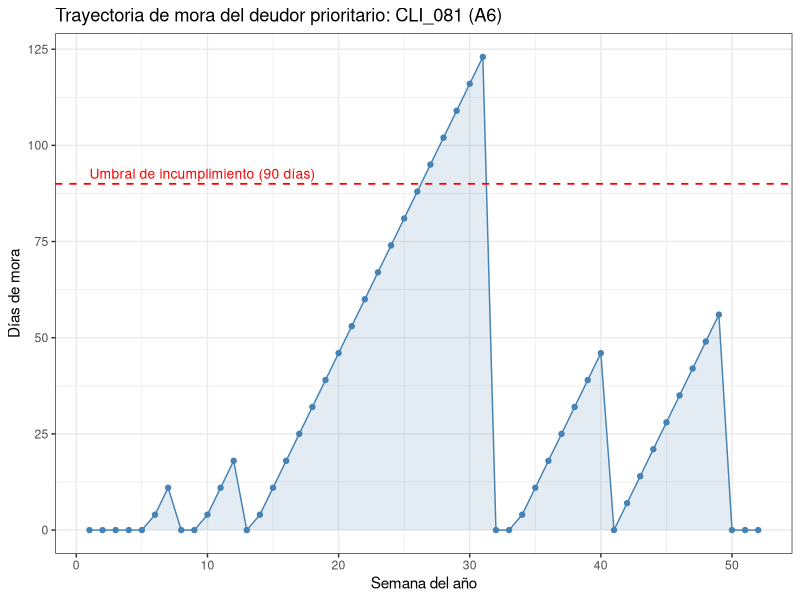
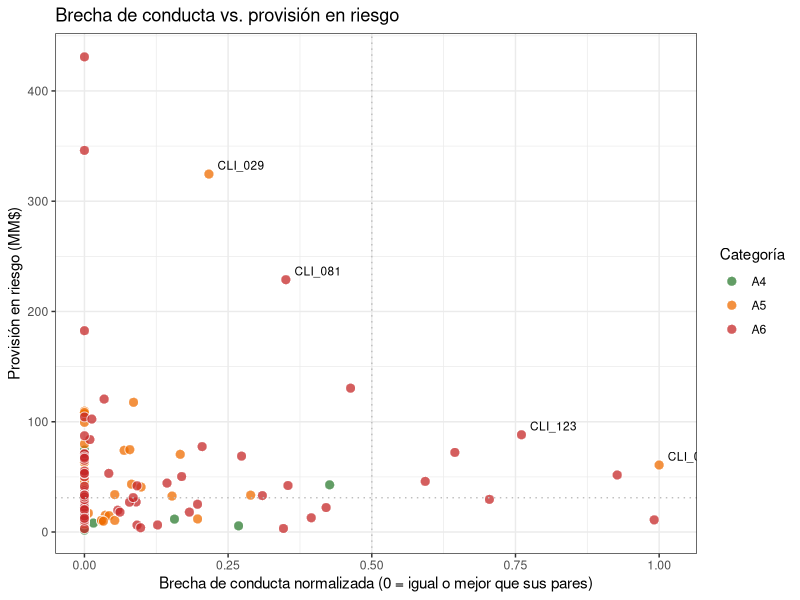
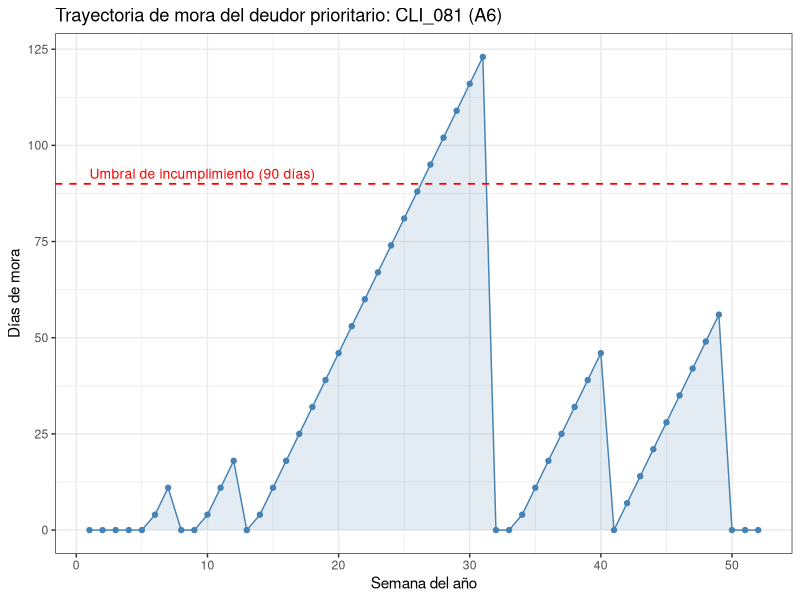
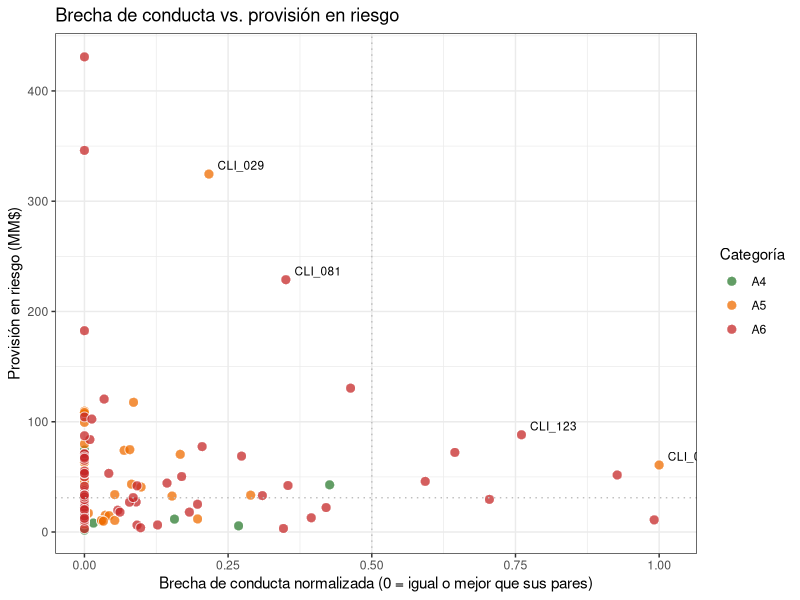

Reproduce these figures in R, in order. (Note: this script raises an error after producing the figures.)

# ===============================================================================
# UNIVERSIDAD DE CHILE - FACULTAD DE ECONOMÍA Y NEGOCIOS
# Diploma en Ciencia de Datos para las Finanzas
# Módulo: Finanzas en R - Profesor Sebastian Egaña

# PROYECTO FINAL
# Autor: Felipe Zúñiga
# Octubre 2026
# ===============================================================================

# MODELO DE FOCALIZACIÓN DE REVISIÓN PARA CARTERA COMERCIAL MAYORISTA A4-A6

# Construye una fila de espera priorizada de revisión para una cartera de 137
# deudores comerciales evaluados individualmente, a partir de su comportamiento
# de pago histórico y del impacto en provisiones de una eventual migración de
# categoría.

# -------------------------------------------------------------------------------
# 1. PROBLEMA QUE RESUELVE
# -------------------------------------------------------------------------------
# En banca mayorista el seguimiento de riesgo se realiza cliente por cliente. El
# analista dispone de tiempo limitado y de una cartera que excede su capacidad de
# revisión exhaustiva, por lo que debe decidir a quién mirar primero.

# La clasificación normativa ya incorpora el riesgo de cada deudor, pero dentro de
# un mismo tramo conviven comportamientos de pago muy distintos. Un deudor A4 que
# se comporta como un A6 constituye una inconsistencia entre conducta observada y
# categoría vigente, y es ese caso el que conviene revisar primero.

# El foco se restringe a A4-A6: en A1-A3 el riesgo no obedece principalmente a
# comportamiento de pago, mientras que en cartera subestándar (B) y en
# incumplimiento (C) el deudor ya está bajo seguimiento intensivo y la provisión
# ya recoge el deterioro. A4-A6 es la zona de frontera, donde cada escalón de
# migración tiene un costo material.

# EL MODELO NO RECLASIFICA. ORDENA.
# La decisión de reclasificar sigue siendo del analista.

# El insumo principal es un informe semanal de mora que hoy se recibe cada lunes
# con corte al viernes anterior, por semana y no acumulado. Al no almacenarse, la
# trayectoria se pierde. Este programa reconstruye esa serie histórica, que hoy no
# existe en el proceso.

# -------------------------------------------------------------------------------
# 2. DATOS SINTÉTICOS (declaración explícita)
# -------------------------------------------------------------------------------
# Por confidencialidad, la totalidad de los datos es ficticia y generada por
# simulación con semilla fija, lo que garantiza reproducibilidad. No se utiliza información
# real de clientes.

# Las probabilidades de pago semanal fueron calibradas por simulación de modo que
# la frecuencia de deudores que alcanzan 90 días de mora se aproxime a las
# probabilidades de incumplimiento normativas de cada categoría (A4: 2,00%;
# A5: 4,75%; A6: 10,00%). El comportamiento no fue inventado: se ajustó contra la
# norma.

# Verificación de la calibración: la configuración final del generador -que
# incorpora el desfase del vencimiento respecto del cierre de mes y la dispersión
# de probabilidades entre deudores de una misma categoría- produce PI observadas
# de 2,53%, 5,80% y 12,57% para A4, A5 y A6 respectivamente. El sesgo al alza es
# del orden del 25% en las tres categorías y responde a la convexidad de la
# relación entre probabilidad semanal de pago y probabilidad anual de alcanzar
# 90 días de mora. Al ser un sesgo de escala aproximadamente uniforme, preserva el
# ordenamiento relativo entre categorías, que es lo que el modelo utiliza.

# -------------------------------------------------------------------------------
# 3. LÓGICA DEL MODELO
# -------------------------------------------------------------------------------
#     Prioridad = brecha de conducta (0 a 1) x provisión en riesgo (MM$)

#   - Brecha de conducta: residuo de una regresión que explica el comportamiento
#     de pago observado a partir de la categoría vigente, ingresada como
#     variable categórica (factor). Así el valor esperado de cada deudor es el
#     promedio de conducta de su categoría, sin suponer que los saltos entre
#     A4, A5 y A6 son iguales. Un residuo positivo indica que el deudor se
#     comporta peor que el promedio de sus pares de igual clasificación.
#     Los residuos negativos se truncan en cero: comportarse mejor que lo esperado
#     no es motivo de revisión.

#   - Provisión en riesgo: diferencia entre la provisión constituida bajo la
#     categoría vigente y la que correspondería ante una migración de un escalón,
#     según la tabla de pérdida esperada del Capítulo B-1 del Compendio de Normas
#     Contables (PE = PI x PDI).

# Al multiplicar un factor entre 0 y 1 por un monto en pesos, el resultado se
# mantiene en pesos y se lee como: de la provisión que este deudor tiene en
# riesgo, qué parte está respaldada por una conducta anómala.

# ADVERTENCIA DE INTERPRETACIÓN: el índice de prioridad ordena, no cuantifica. No
# es una provisión esperada, porque la brecha no es una probabilidad de migración.
# Estimar esa probabilidad requeriría un modelo predictivo, expresamente fuera del
# alcance de este trabajo.

# -------------------------------------------------------------------------------
# 4. RESULTADOS DE APRENDIZAJE CUBIERTOS (5 de 6)
# -------------------------------------------------------------------------------
#   RA1  Contexto de R en el ecosistema ....... sección 5 de este encabezado
#   RA2  Objetos y tratamiento de datos ............ celdas 2 a 6
#   RA3  Operaciones matemáticas en finanzas ....... celda 7
#   RA4  Herramientas estadísticas ................. celda 8
#   RA5  Econometría básica ........................ celda 8

# -------------------------------------------------------------------------------
# 5. POR QUÉ R Y NO UNA PLANILLA (RA1)
# -------------------------------------------------------------------------------
#   - Simulación reproducible: 137 series de 52 semanas (7.124 observaciones)
#     generadas con semilla fija. En planilla exigiría igual número de celdas con
#     fórmulas volátiles, sin trazabilidad.
#   - Calibración iterativa: ajustar las probabilidades contra las PI normativas
#     requirió correr decenas de miles de simulaciones por cada valor candidato.
#     Inviable en planilla.
#   - Econometría integrada: lm() entrega coeficientes, significancia y
#     residuos sobre la misma base, sin exportar ni pegar entre herramientas.
#   - Parametrización: cambiar el tamaño de la cartera, el umbral de
#     incumplimiento o los pesos de cronicidad es modificar una línea y volver a
#     ejecutar.
#   - Auditabilidad: el proceso completo queda en un archivo de texto legible y
#     versionable. Las decisiones de modelamiento son explícitas, no están
#     escondidas dentro de celdas.

# R reúne en un mismo entorno la simulación, el manejo de datos, la econometría
# (nativa, sin librerías adicionales) y la salida a Excel, que es el formato en
# que el resultado se consume operativamente. Las dependencias quedan fijadas
# con renv, de modo que cualquier persona puede reproducir el resultado exacto.

# -------------------------------------------------------------------------------
# 6. PRINCIPALES RESULTADOS
# -------------------------------------------------------------------------------
#   - Cartera simulada: 137 deudores, 138.531 MM$ de exposición
#   - Provisión constituida: 9.722 MM$ | Provisión en riesgo: 6.489 MM$
#   - 8 deudores A4/A5 con EEFF desactualizados (5.040 MM$ de exposición):
#     incumplen el techo normativo A6 por control administrativo, sin necesidad
#     de análisis de riesgo
#   - Regresión conducta ~ categoría (factor): R2 = 0,142 (p < 0,001). La
#     relación es significativa, pero la categoría vigente explica apenas el
#     14,2% de la variación en comportamiento de pago; el 85,8% restante
#     ocurre DENTRO de las categorías. Este resultado no es una debilidad del
#     modelo: es su justificación. Si la clasificación explicara la conducta,
#     bastaría con revisar en orden de categoría.
#   - Mejora respecto de la versión 1 (categoría como número 4/5/6, R2 = 0,102):
#     el test F entre ambos modelos anidados rechaza el supuesto de saltos
#     iguales entre categorías (p = 0,014). En esta cartera los A5 muestran en
#     promedio mejor conducta que los A4, algo que una recta no puede
#     representar: en la versión 1 el residuo promedio era +0,76 en A4 y
#     -0,36 en A5 (en vez de 0), es decir, los A4 parecían peores que sus
#     pares y los A5 mejores, solo por la forma del modelo. El efecto
#     práctico es acotado: 9 de los 10 primeros de la fila de espera se
#     mantienen; sale CLI_004 (A4) y entra CLI_070 (A5), en la dirección
#     predicha. El deudor prioritario (CLI_081) no cambia.
#   - Comparación contra el criterio actual: de los 5 deudores con mayor provisión
#     en riesgo (criterio de tamaño), 3 presentan brecha de conducta nula. Bajo el
#     criterio vigente serían de las primeras carpetas abiertas sin que exista
#     señal que lo justifique.

# -------------------------------------------------------------------------------
# 7. SUPUESTOS Y LIMITACIONES
# -------------------------------------------------------------------------------
#   Sobre la simulación
#   - Vencimiento mensual aproximado a 4 semanas: genera 13 ciclos al año en vez
#     de 12.
#   - Vencimiento situado en la primera quincena, desfasado del cierre de mes,
#     replicando el calendario habitual de la cartera.
#   - Pago total o nulo: no se modelan abonos parciales, que en la práctica
#     reducen la mora sin llevarla a cero.
#   - La dispersión introducida en las probabilidades de pago sesga al alza la
#     frecuencia de incumplimientos, por la no linealidad entre probabilidad
#     semanal de pago y probabilidad anual de alcanzar 90 días.
#   - No se consideran garantías: la exposición se toma íntegra como afecta a
#     provisiones (EAP), lo que sobreestima la provisión en riesgo de deudores
#     con cobertura real.

#   Sobre los datos
#   - La observación semanal solo captura la mora vigente cada viernes. Un deudor
#     que entra y regulariza entre dos cortes resulta invisible.
#   - Los estados de cierre mensual se derivan de la serie semanal y no se generan
#     de forma independiente, para evitar inconsistencias entre ambas fuentes.

#   Sobre el modelo
#   - Con 137 observaciones y solo tres categorías, la regresión tiene poca
#     variación en la variable explicativa. Es una restricción del universo, no
#     del método: la banca mayorista tiene pocos deudores por definición. La
#     extensión a las seis categorías de cartera normal (calibrando A1: 0,520;
#     A2: 0,500; A3: 0,455 contra sus respectivas PI) es directa y queda
#     propuesta como continuación.
#   - Con solo 11 deudores A4, el promedio de conducta que sirve de referencia
#     para esa categoría se estima con poca precisión. La inversión observada
#     entre A4 y A5 es atribuible a ese ruido muestral: en el generador las
#     probabilidades de pago son monótonas por categoría.
#   - Los resultados dependen de la semilla: otra semilla produce otra cartera
#     simulada y, por lo tanto, otras cifras en la sección 6.
#   - La normalización de la brecha es relativa al máximo de la cartera vigente,
#     por lo que los puntajes no son comparables entre períodos distintos.
#   - Los umbrales de la columna de justificación son criterio experto, no
#     estimaciones.

# -------------------------------------------------------------------------------
# 8. SALIDAS
# -------------------------------------------------------------------------------
#   Archivos generados en el directorio de trabajo:
#       resultado_focalizacion.xlsx
#           Hoja "Fila de espera" : 137 deudores ordenados por índice de
#                                   prioridad, con columna de justificación
#           Hoja "Control EEFF"   : deudores A4/A5 con estados financieros
#                                   vencidos
#       grafico1_trayectoria.png  : trayectoria de mora del deudor prioritario
#       grafico2_dispersion.png   : brecha de conducta vs. provisión en riesgo

# ===============================================================================
# PRINCIPIOS DE DISEÑO APLICADOS
#   "Explícito es mejor que implícito"  -> todos los parámetros están declarados
#      con nombre en la celda 2; no hay constantes numéricas dentro de la lógica.
#   "Simple es mejor que complejo"      -> dos indicadores de comportamiento en
#      lugar de un score multivariado difícil de auditar.
#   "La legibilidad cuenta"             -> nombres de columnas autoexplicativos.
#   "Los casos especiales no son tan especiales como para quebrantar las reglas"
#      -> el control de EEFF opera como regla normativa separada, no como un
#      término más dentro del puntaje.
# ===============================================================================

# %%

#%% CELDA 1 - LIBRERÍAS
library(ggplot2)
library(writexl)

#%% CELDA 2 - PARÁMETROS
# =============================================================================
# Todos los supuestos del modelo viven acá. Para probar otro escenario basta
# modificar esta celda y volver a ejecutar el archivo completo.
# =============================================================================

# --- Reproducibilidad ---
set.seed(42)

# --- Salidas ---
# Ruta relativa a la raíz del proyecto (Proyecto Final R/), que es el
# directorio de trabajo en el que renv queda activo.
carpeta_salida <- "Entrega 02"

# --- Horizonte de simulación ---
semanas <- 52                    # un año de cortes semanales (viernes)
meses <- 12                      # un año de cierres mensuales
cada_cuantas_vence <- 4          # vencimiento mensual aproximado a 4 semanas
semana_del_vencimiento <- 2      # vence a mitad de mes, desfasado del cierre
dias_por_semana <- 7             # incremento del contador entre dos viernes
dias_incumplimiento <- 90        # umbral normativo de cartera en incumplimiento

# --- Comportamiento de pago por categoría ---
# Probabilidad de REGULARIZAR en una semana dada, estando ya en mora.
# No es la probabilidad de pagar en general: un A4 pasa la mayor parte del año
# en cero y solo cuando cae tarda en salir.
# Calibrada por simulación contra las PI del Capítulo B-1 (ver encabezado).
prob_por_categoria <- c(A4 = 0.355, A5 = 0.310, A6 = 0.262)
dispersion_prob <- 0.035         # dentro de una categoría no todos se comportan igual
prob_minima <- 0.05              # cotas de seguridad: una probabilidad
prob_maxima <- 0.95              # nunca puede salir de [0, 1]

# Calibración extendida, no usada en el modelo base (ver encabezado, sección 7):
# A1: 0.520 | A2: 0.500 | A3: 0.455

# --- Composición de la cartera ---
conteo_cartera <- c(A4 = 11, A5 = 46, A6 = 80)
mediana_exposicion <- 600        # millones de pesos
sigma_exposicion <- 0.9          # dispersión; genera la cola larga a la derecha
prop_eeff_vencidos <- 0.15       # 15% de la cartera con EEFF desactualizados
sectores <- c("Comercio", "Construcción", "Industria", "Agro",
            "Servicios", "Transporte")

# --- Ponderación de la cronicidad ---
gravedad <- c(O = 0, I = 1, V = 3)   # V pesa como tres impagos (criterio experto)
peso_mes_antiguo <- 0.5                # el mes más viejo pesa la mitad
peso_mes_reciente <- 1.5               # el más reciente, una vez y media

# --- Pérdida esperada = PI x PDI (Capítulo B-1, método estándar CMF) ---
pe_por_categoria <- c(
    A4 = 0.017500,   # 2,00%  x 87,5%
    A5 = 0.042750,   # 4,75%  x 90,0%
    A6 = 0.090000,   # 10,00% x 90,0%
    B1 = 0.138750   # 15,00% x 92,5%  (destino de migración de un A6)
)

# A qué categoría migra cada deudor si baja un escalón
migracion <- c(A4 = "A5", A5 = "A6", A6 = "B1")

# --- Umbrales de la columna de justificación (criterio experto) ---
umbral_severidad <- 30           # días de mora en el último corte
umbral_cronicidad <- 8           # puntaje ponderado de cierres mensuales
umbral_residuo <- 1              # desviación respecto de los pares

#%% CELDA 3 - PARTE 1.1: SERIE SEMANAL DE MORA
# =============================================================================
# Simula, para cada deudor, 52 cortes de viernes con días de mora.
#
# Mecánica del contador (diente de sierra):
#   - vale 0 mientras no exista cuota vencida impaga
#   - se activa al vencer una cuota que no se paga
#   - entre viernes consecutivos sube exactamente +7 si no hubo abono
#   - vuelve a 0 al pagar, y sigue en 0 hasta el próximo vencimiento
# El cero es el estado NORMAL, no el estado bueno.
# =============================================================================

# La cartera se arma repitiendo cada categoría según su conteo
categorias <- c()
for (categoria in names(conteo_cartera)) {
    categorias <- c(categorias, rep(categoria, conteo_cartera[[categoria]]))
}

todas_las_series <- list()            # nombre del deudor -> su serie de 52 semanas
categoria_por_cliente <- character()  # nombre del deudor -> su categoría vigente

for (i in seq_along(categorias)) {
    categoria <- categorias[i]
    nombre <- sprintf("CLI_%03d", i)   # CLI_001, CLI_002, ... CLI_137

    # Cada deudor recibe una probabilidad propia alrededor de la calibrada
    # para su categoría. Sin esta dispersión todos se comportarían igual y
    # el modelo no tendría anomalías que detectar.
    prob_pago <- rnorm(1, prob_por_categoria[[categoria]], sd = dispersion_prob)
    prob_pago <- min(max(prob_pago, prob_minima), prob_maxima)

    mora <- 0         # contador de días; parte al día
    serie <- c()      # acumula los 52 valores de este deudor

    for (semana in seq_len(semanas)) {

        # Moneda cargada: sale TRUE con probabilidad prob_pago
        pago <- rbinom(1, size = 1, prob = prob_pago) == 1

        if (mora > 0) {                         # CASO A: venía en mora
            if (pago) {
                mora <- 0                       # regularizó: el contador se reinicia
            } else {
                mora <- mora + dias_por_semana  # nadie abonó: pasaron 7 días
            }
        } else {                                # CASO B: venía al día
            # El módulo convierte el contador de semanas en un evento
            # periódico: es verdadero en las semanas 2, 6, 10, 14...
            vence <- (semana %% cada_cuantas_vence == semana_del_vencimiento)
            if (vence && !pago) {
                # Arranca entre 1 y 7 días según el día en que cayó el
                # vencimiento dentro de la semana (sample toma uno de 1:7)
                mora <- sample(1:dias_por_semana, 1)
            }
        }

        serie <- c(serie, mora)
    }   # fin loop semanas

    todas_las_series[[nombre]] <- serie
    categoria_por_cliente[[nombre]] <- categoria
}   # fin loop deudores
# Cada elemento de la lista se convierte en una columna: 52 filas x 137 columnas
base_mora <- as.data.frame(todas_las_series)

#%% CELDA 4 - PARTE 1.2: ESTADO DE CIERRE MENSUAL (O / I / V)
# =============================================================================
# Traduce la serie semanal a los 12 estados de cierre de mes.
#
# Se derivan de la serie semanal y no se generan aparte: en el sistema de
# origen ambos informes salen de la misma cartera, así que sortearlos por
# separado produciría contradicciones (un cierre "O" en un mes con 30 días
# de mora en la serie).
# =============================================================================

# Glosario de los estados, ordenados por gravedad creciente
estados_def <- c(O = "Operativo", I = "Impago", V = "Vencido")

estados <- list()

for (cada_cliente in names(base_mora)) {

    lista_estados <- c()

    for (mes in seq_len(meses)) {

        # El cierre de cada mes cae en la última semana del bloque
        semana_cierre <- mes * cada_cuantas_vence
        mora_cierre <- base_mora[semana_cierre, cada_cliente]

        # El orden de las preguntas importa: la más específica va primero.
        # Si se preguntara por "mayor que cero" antes que por el umbral de
        # incumplimiento, ningún caso llegaría a clasificarse como "V".
        if (mora_cierre == 0) {
            estado <- "O"
        } else if (mora_cierre >= dias_incumplimiento) {
            estado <- "V"
        } else {
            estado <- "I"
        } 
        lista_estados <- c(lista_estados, estado)
    }
    # Se guarda al terminar los 12 meses, no dentro del loop mensual
    estados[[cada_cliente]] <- lista_estados
}
base_estado <- as.data.frame(estados)

#%% CELDA 5 - PARTE 1.3: CARTERA BASE
# =============================================================================
# Atributos de cada deudor. A diferencia de las dos tablas anteriores, esta
# no tiene dimensión temporal: es una foto.
# =============================================================================

n_clientes <- length(categorias)

base_clientes <- data.frame(
    Categoria = categorias,

    # Sorteo simple entre los sectores definidos
    Sector = sample(sectores, n_clientes, replace = TRUE),

    # Lognormal y no normal: reproduce la concentración típica de una cartera
    # mayorista, donde unos pocos deudores acumulan buena parte de la
    # exposición. Es esa asimetría la que hace que ponderar por provisión en
    # riesgo cambie efectivamente el orden de la fila de espera.
    Exposicion = round(rlnorm(n_clientes, meanlog = log(mediana_exposicion),

                              sdlog = sigma_exposicion), 0),
    # Comparar un aleatorio contra un umbral produce el porcentaje buscado
    EEFF_vigentes = runif(n_clientes) > prop_eeff_vencidos,
    row.names = names(base_mora)
)

#%% CELDA 6 - PARTE 2: INDICADORES DE COMPORTAMIENTO
# =============================================================================
# Dos indicadores, no diez. Con 137 deudores un score de muchas variables es
# imposible de auditar y nadie confía en él. La correlación entre ambos es
# baja (0,23), de modo que no son redundantes: miden cosas distintas.
# =============================================================================

# --- Severidad: qué tan profunda es la mora HOY ---
severidad <- unlist(base_mora[semanas, ])      # fila 52 = último corte disponible

# --- Cronicidad: qué tan repetitivo es el problema ---
# Las letras no se pueden sumar, así que primero se traducen a números:
# cada estado O / I / V se reemplaza por su peso en el vector gravedad.
base_num <- sapply(base_estado, function(columna) unname(gravedad[columna]))

# Tres tropiezos recientes no son lo mismo que tres de hace un año.
# Los pesos se reparten parejo entre 0,5 y 1,5; el promedio es 1,
# así que la ponderación no distorsiona la escala.
pesos <- seq(peso_mes_antiguo, peso_mes_reciente, length.out = meses)

# Cada FILA (mes) se multiplica por su peso; colSums() suma hacia abajo
# y deja un número por deudor.
cronicidad <- colSums(pesos * base_num)

indicadores <- data.frame(
    Severidad = severidad,
    Cronicidad = cronicidad
)


#%% CELDA 7 - PARTE 3: PROVISIONES (CAPÍTULO B-1)
# =============================================================================
# Cuantifica el costo en pesos de una eventual migración de un escalón.
# =============================================================================

# Indexar un vector con nombres traduce cada categoría a su pérdida esperada
base_clientes$PE_actual <- unname(pe_por_categoria[base_clientes$Categoria])
base_clientes$Provision_actual <- base_clientes$Exposicion * base_clientes$PE_actual

# Dos traducciones encadenadas: primero a qué categoría migra, y recién con
# esa categoría en mano se busca su pérdida esperada.
base_clientes$Categoria_migrada <- unname(migracion[base_clientes$Categoria])
base_clientes$PE_migrada <- unname(pe_por_categoria[base_clientes$Categoria_migrada])
base_clientes$Provision_migrada <-  base_clientes$Exposicion * base_clientes$PE_migrada

# Provisión en riesgo: cuántos millones adicionales habría que constituir
base_clientes$Provision_riesgo <- base_clientes$Provision_migrada -
                                  base_clientes$Provision_actual

#%% CELDA 8 - PARTE 4: ESTADÍSTICA Y REGRESIÓN
# =============================================================================
# La regresión explica la CONDUCTA a partir de la CATEGORÍA, y no al revés.
# Así el valor ajustado es "cuánta mora se espera de un deudor de esta
# clasificación", y el residuo mide cuánto se aparta de sus propios pares.
# La comparación contra pares de igual categoría queda incorporada en la
# regresión misma.
#
# El modelo es descriptivo, no predictivo: caracteriza la relación existente
# en la cartera observada, no anticipa eventos futuros.
# =============================================================================

# Ambas tablas usan los códigos de deudor como nombres de fila y en el mismo
# orden; se verifica antes de pegarlas columna a columna.
stopifnot(identical(rownames(base_clientes), rownames(indicadores)))
datos <- cbind(base_clientes, indicadores)
datos$Categoria_num <- unname(c(A4 = 4, A5 = 5, A6 = 6)[datos$Categoria])

# --- 4.1 Estadística descriptiva ---
vars <- c("Severidad", "Cronicidad", "Exposicion", "Provision_riesgo")
describir <- function(x) c(n = length(x), media = mean(x), desv = sd(x), quantile(x))
print(round(sapply(datos[vars], describir), 2))
print(aggregate(cbind(Severidad, Cronicidad) ~ Categoria, data = datos,
                FUN = function(x) round(describir(x), 2)))

# --- 4.2 Matriz de correlaciones ---
# Verifica si los indicadores aportan información independiente.
# Exposición vs. Provisión en riesgo da 0,99: priorizar por provisión en
# riesgo es casi priorizar por tamaño. Cronicidad vs. Exposición da 0,09:
# la conducta casi no tiene relación con el tamaño, y por eso multiplicarlas
# genera información en vez de reforzar un mismo eje.
print(round(cor(datos[vars]), 3))

# --- Índice de conducta ---
# Severidad llega a 102 y cronicidad a 17,7. Sin estandarizar, la primera
# aplastaría a la segunda solo por tener otra escala.
# scale() devuelve una matriz; as.numeric() la deja como vector.
datos$Conducta <- as.numeric(scale(datos$Severidad)) + as.numeric(scale(datos$Cronicidad))

# --- 4.3 Regresión por mínimos cuadrados ordinarios ---
# La categoría entra como FACTOR y no como número (4, 5, 6). Como número,
# el modelo ajusta una sola pendiente y supone que el salto de conducta
# A4 -> A5 es igual al de A5 -> A6, sin haberlo verificado. Como factor,
# R crea una dummy por categoría (A4 queda como base) y cada una tiene su
# propio nivel: el valor ajustado pasa a ser el promedio de sus pares.
# Equivale en Python a smf.ols("Conducta ~ C(Categoria)", data=datos).
modelo <- lm(Conducta ~ factor(Categoria), data = datos)
print(summary(modelo))

# --- 4.4 Comparación contra la versión lineal (v1) ---
# El modelo lineal es un caso particular del factorial: el factorial
# nunca ajusta peor. anova() con dos modelos anidados hace un test F de
# si la restricción de "saltos iguales" es aceptable. Un p-valor alto
# indica que imponerla no cuesta ajuste; uno bajo, que la v1 distorsionaba
# los residuos.
modelo_lineal <- lm(Conducta ~ Categoria_num, data = datos)
cat("R2 lineal: ", round(summary(modelo_lineal)$r.squared, 3), "\n")
cat("R2 factor: ", round(summary(modelo)$r.squared, 3), "\n")
print(anova(modelo_lineal, modelo))

# --- 4.5 Residuos ---
# Valor ajustado = conducta promedio de la categoría del deudor.
# Residuo = cuánto se aparta el deudor del promedio de sus pares.
datos$Conducta_esperada <- fitted(modelo)
datos$Residuo <- resid(modelo)

# Verificación: con solo dummies de categoría, MCO ajusta a cada grupo su
# media, porque la media es el valor que minimiza la suma de cuadrados.
# Si eso no se cumple, algo está mal en la especificación y se detiene.
promedios <- aggregate(cbind(Conducta, Conducta_esperada) ~ Categoria,
                       data = datos, FUN = mean)
print(promedios)
stopifnot(isTRUE(all.equal(promedios$Conducta, promedios$Conducta_esperada)))

#%% CELDA 9 - PARTE 5: ÍNDICE DE PRIORIDAD Y FILA DE ESPERA
# =============================================================================
# Prioridad = brecha de conducta (0 a 1) x provisión en riesgo (MM$)
# =============================================================================

# Un residuo negativo significa que el deudor se comporta MEJOR que sus pares.
# Eso no es riesgo, así que la brecha solo cuenta hacia arriba.
datos$Brecha <- pmax(datos$Residuo, 0)

# Al normalizar a escala 0-1 antes de multiplicar, el resultado se mantiene
# en millones de pesos y se lee como: de la provisión que este deudor tiene
# en riesgo, qué parte está respaldada por una conducta anómala.
datos$Brecha_Norm <- datos$Brecha / max(datos$Brecha)
datos$Prioridad <- datos$Brecha_Norm * datos$Provision_riesgo

# Devuelve el texto que explica por qué un deudor está donde está en la fila.
# Sin esta columna el modelo es una caja negra y ningún analista le hace
# caso. Los umbrales son criterio experto, no estimaciones.
#   fila:    una fila de datos (data.frame de una fila)
#   retorna: motivos separados por " / ", o "sin alertas" si no gatilla ninguno
justificar <- function(fila) {
    motivos <- character()
    if (fila$Severidad >= umbral_severidad) {
        motivos <- c(motivos, "mora actual alta")
    }
    if (fila$Cronicidad >= umbral_cronicidad) {
        motivos <- c(motivos, "mora recurrente")
    }
    if (fila$Residuo >= umbral_residuo) {
        motivos <- c(motivos, "conducta peor que sus pares")
    }
    if (!fila$EEFF_vigentes) {
        motivos <- c(motivos, "EEFF desactualizados")
    }
    if (length(motivos) == 0) {
        return("sin alertas")
    }
    paste(motivos, collapse = " / ")
}

# sapply() recorre los números de fila y le pasa a la función cada fila completa
datos$Justificacion <- sapply(seq_len(nrow(datos)),
                              function(i) justificar(datos[i, ]))

# Columnas que van al Excel: se define una sola vez y se reutiliza
columnas_salida <- c(
    "Categoria", "Sector", "Exposicion", "EEFF_vigentes",
    "Severidad", "Cronicidad", "Residuo",
    "Provision_actual", "Provision_riesgo", "Prioridad", "Justificacion"
)

# --- Control normativo de EEFF ---
# No es un indicador que suma puntaje: es una regla. Un deudor A4 o A5 con
# estados financieros desactualizados no puede clasificarse mejor que A6, y
# eso se verifica sin necesidad de análisis de riesgo.
control_eeff <- datos[datos$Categoria %in% c("A4", "A5") & !datos$EEFF_vigentes,
                      columnas_salida]

# --- Fila de espera ---
fila_espera <- datos[order(datos$Prioridad, decreasing = TRUE), columnas_salida]

# --- Efecto del cambio sobre la fila de espera ---
# Se reconstruye la prioridad de la v1 con los residuos del modelo lineal
# para medir cuánto cambia el orden.
brecha_v1 <- pmax(resid(modelo_lineal), 0)
prioridad_v1 <- brecha_v1 / max(brecha_v1) * datos$Provision_riesgo
top10_v1 <- rownames(datos)[order(prioridad_v1, decreasing = TRUE)][1:10]
top10_v2 <- rownames(fila_espera)[1:10]
cat("Coinciden en el top-10:", length(intersect(top10_v1, top10_v2)), "de 10\n")
cat("Salen:  ", setdiff(top10_v1, top10_v2), "\n")
cat("Entran: ", setdiff(top10_v2, top10_v1), "\n")

#%% CELDA 10 - VISUALIZACIONES
# ---------- Gráfico 1: trayectoria del deudor prioritario ----------
# which.max() devuelve la POSICIÓN del valor más alto, no el valor;
# con esa posición se obtiene el nombre de fila: entrega quién, no cuánto.
cliente_top <- rownames(datos)[which.max(datos$Prioridad)]

# ggplot trabaja sobre un data.frame: se arma uno con la serie del deudor
trayectoria <- data.frame(
    Semana = seq_len(semanas),
    Mora = base_mora[[cliente_top]]
)

# El gráfico se construye por capas que se suman con +
# La línea del umbral hace visible el límite normativo: se ve de inmediato
# qué tan cerca está el deudor de cruzar a cartera en incumplimiento.
grafico1 <- ggplot(trayectoria, aes(x = Semana, y = Mora)) +
    geom_area(fill = "steelblue", alpha = 0.15) +
    geom_line(color = "steelblue") +
    geom_point(color = "steelblue", size = 1.5) +
    geom_hline(yintercept = dias_incumplimiento, color = "red",
               linetype = "dashed", linewidth = 0.6) +
    annotate("text", x = 1, y = dias_incumplimiento,
             label = paste0("Umbral de incumplimiento (",
                            dias_incumplimiento, " días)"),
             color = "red", hjust = 0, vjust = -0.5, size = 3.5) +
    labs(title = paste0("Trayectoria de mora del deudor prioritario: ",
                        cliente_top, " (", datos[cliente_top, "Categoria"], ")"),
         x = "Semana del año", y = "Días de mora") +
    theme_bw()

print(grafico1)
ggsave(file.path(carpeta_salida, "grafico1_trayectoria.png"), grafico1, width = 11, height = 4.5, dpi = 150)

# ---------- Gráfico 2: brecha de conducta vs. provisión en riesgo ----------
# Las dos líneas punteadas parten el plano en cuatro cuadrantes:
#   arriba a la derecha -> mucha plata y conducta anómala: revisar primero
#   arriba a la izquierda -> mucha plata sin señal: los que el criterio de
#                            tamaño pondría primero y este modelo descarta
colores <- c(A4 = "#2E7D32", A5 = "#EF6C00", A6 = "#C62828")

# Se etiquetan los cuatro primeros de la fila de espera
top4 <- datos[rownames(fila_espera)[1:4], ]

# Al mapear fill a Categoria, ggplot colorea por grupo y arma la leyenda solo.
# shape = 21 es un círculo con relleno y borde, lo que permite el borde blanco.
grafico2 <- ggplot(datos, aes(x = Brecha_Norm, y = Provision_riesgo,
                              fill = Categoria)) +
    geom_point(shape = 21, color = "white", size = 3, alpha = 0.75) +
    geom_text(data = top4, aes(label = rownames(top4)),
              hjust = 0, nudge_x = 0.015, nudge_y = 8, size = 3) +
    geom_vline(xintercept = 0.5, color = "gray", linetype = "dotted") +
    geom_hline(yintercept = median(datos$Provision_riesgo), color = "gray",
               linetype = "dotted") +
    scale_fill_manual(values = colores) +
    labs(title = "Brecha de conducta vs. provisión en riesgo",
         x = "Brecha de conducta normalizada (0 = igual o mejor que sus pares)",
         y = "Provisión en riesgo (MM$)", fill = "Categoría") +
    theme_bw()

print(grafico2)
ggsave(file.path(carpeta_salida, "grafico2_dispersion.png"), grafico2, width = 9, height = 6, dpi = 150)

#%% CELDA 11 - EXPORTACIÓN

# write_xlsx() no guarda los nombres de fila, así que el código de deudor
# se agrega como primera columna para que no se pierda en el Excel.
# Cada elemento de la lista se escribe como una hoja; el nombre del
# elemento es el nombre de la hoja.
hojas <- list(
    "Fila de espera" = cbind(Deudor = rownames(fila_espera), fila_espera),
    "Control EEFF"   = cbind(Deudor = rownames(control_eeff), control_eeff)
)
write_xlsx(hojas, file.path(carpeta_salida, "resultado_focalizacion.xlsx"))

cat("\nArchivos generados:\n")
cat("  resultado_focalizacion.xlsx\n")
cat("  grafico1_trayectoria.png\n")
cat("  grafico2_dispersion.png\n")
